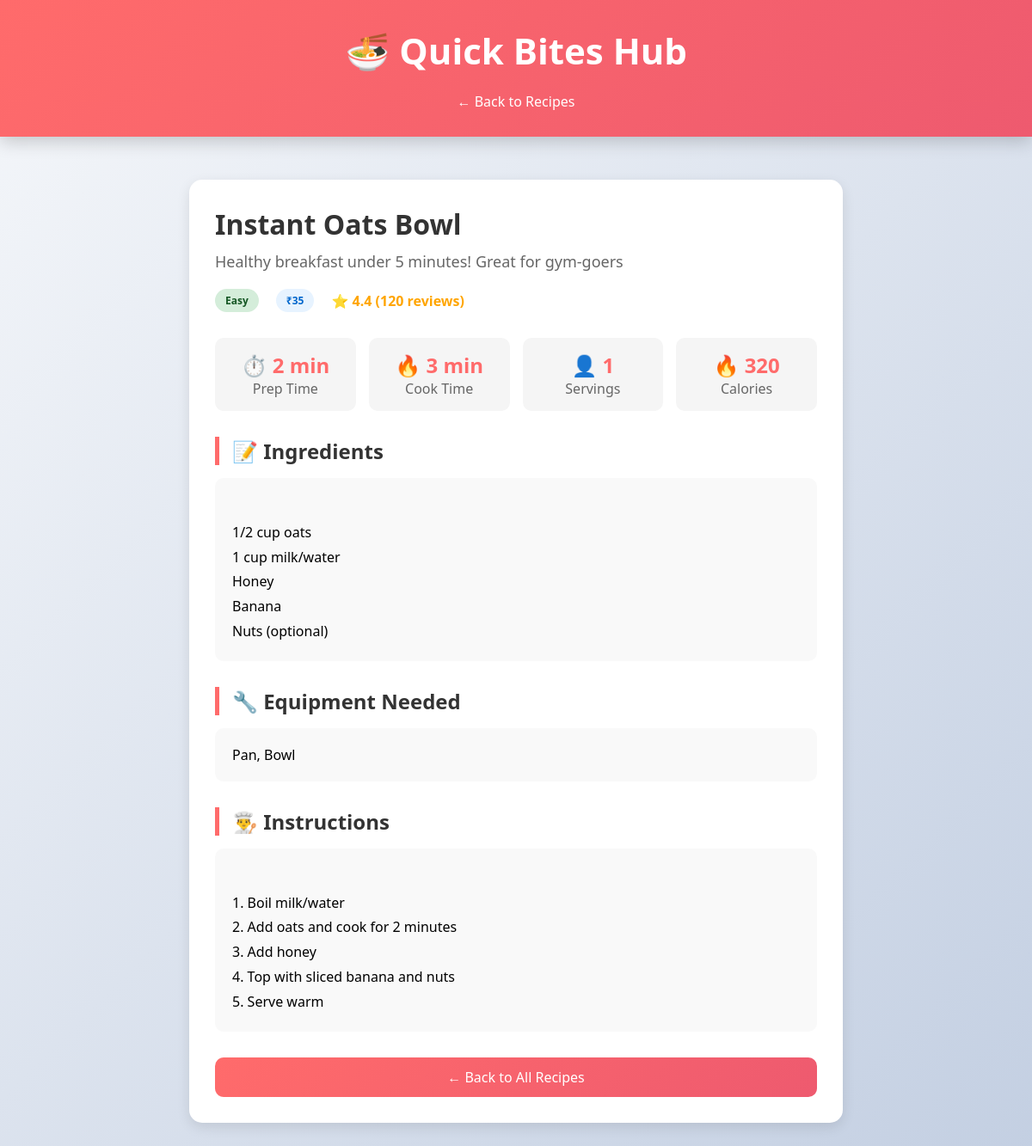
The page /recipe/4 on the database its author committed.
### app/main.py (models this page shows)
class Recipe(db.Model):
    id = db.Column(db.Integer, primary_key=True)
    title = db.Column(db.String(200), nullable=False)
    description = db.Column(db.Text, nullable=False)
    ingredients = db.Column(db.Text, nullable=False)
    instructions = db.Column(db.Text, nullable=False)
    prep_time = db.Column(db.Integer, nullable=False)
    cook_time = db.Column(db.Integer, nullable=False)
    servings = db.Column(db.Integer, nullable=False)
    difficulty = db.Column(db.String(20), nullable=False)
    category = db.Column(db.String(50), nullable=False)
    budget = db.Column(db.Integer, nullable=False)
    calories = db.Column(db.Integer, nullable=True)
    equipment = db.Column(db.String(200), nullable=True)
    created_at = db.Column(db.DateTime, default=datetime.utcnow)
    rating = db.Column(db.Float, default=0)
    rating_count = db.Column(db.Integer, default=0)

### app/main.py (the view)
@app.route('/recipe/<int:id>')
def recipe_detail(id):
    recipe = Recipe.query.get_or_404(id)
    return render_template('recipe_detail.html', recipe=recipe)

### templates/recipe_detail.html (shortened to what this page needs)
<!DOCTYPE html>
<html lang="en">
<head>
    <link rel="stylesheet" href="{{ url_for('static', filename='css/style.css') }}">
</head>
<body>
    <div class="header">
        <h1>🍜 Quick Bites Hub</h1>
        <a href="/" style="color: white; text-decoration: none; margin-top: 10px; display: inline-block;">← Back to
            Recipes</a>
    </div>
    <div class="container" style="max-width: 800px; margin: 30px auto; padding: 20px;">
        <div style="background: white; border-radius: 15px; padding: 30px; box-shadow: 0 5px 15px rgba(0,0,0,0.1);">
            <h1 style="color: #333; margin-bottom: 10px;">{{ recipe.title }}</h1>
            <p style="color: #666; font-size: 18px; margin-bottom: 20px;">{{ recipe.description }}</p>
            <div style="display: flex; gap: 15px; flex-wrap: wrap; margin-bottom: 30px;">
                <span
                    class="badge {% if recipe.difficulty == 'Easy' %}badge-easy{% elif recipe.difficulty == 'Medium' %}badge-medium{% else %}badge-hard{% endif %}">
                    {{ recipe.difficulty }}
                </span>
                <span class="badge budget-badge">₹{{ recipe.budget }}</span>
                <div class="rating">
                    ⭐ {{ "%.1f"|format(recipe.rating) }} ({{ recipe.rating_count }} reviews)
                </div>
            </div>
            <div
                style="display: grid; grid-template-columns: repeat(auto-fit, minmax(150px, 1fr)); gap: 15px; margin-bottom: 30px;">
                <div style="text-align: center; padding: 15px; background: #f5f5f5; border-radius: 10px;">
                    <div style="font-size: 24px; font-weight: bold; color: #ff6b6b;">⏱️ {{ recipe.prep_time }} min</div>
                    <div style="color: #666;">Prep Time</div>
                </div>
                <div style="text-align: center; padding: 15px; background: #f5f5f5; border-radius: 10px;">
                    <div style="font-size: 24px; font-weight: bold; color: #ff6b6b;">🔥 {{ recipe.cook_time }} min</div>
                    <div style="color: #666;">Cook Time</div>
                </div>
                <div style="text-align: center; padding: 15px; background: #f5f5f5; border-radius: 10px;">
                    <div style="font-size: 24px; font-weight: bold; color: #ff6b6b;">👤 {{ recipe.servings }}</div>
                    <div style="color: #666;">Servings</div>
                </div>
                {% if recipe.calories %}
                <div style="text-align: center; padding: 15px; background: #f5f5f5; border-radius: 10px;">
                    <div style="font-size: 24px; font-weight: bold; color: #ff6b6b;">🔥 {{ recipe.calories }}</div>
                    <div style="color: #666;">Calories</div>
                </div>
                {% endif %}
            </div>
            <div style="margin-bottom: 30px;">
                <h2 style="color: #333; border-left: 5px solid #ff6b6b; padding-left: 15px; margin-bottom: 15px;">📝
                    Ingredients</h2>
                <div
                    style="background: #f9f9f9; padding: 20px; border-radius: 10px; white-space: pre-line; line-height: 1.8;">
                    {{ recipe.ingredients }}</div>
            </div>
            {% if recipe.equipment %}
            <div style="margin-bottom: 30px;">
                <h2 style="color: #333; border-left: 5px solid #ff6b6b; padding-left: 15px; margin-bottom: 15px;">🔧
                    Equipment Needed</h2>
                <div style="background: #f9f9f9; padding: 20px; border-radius: 10px;">{{ recipe.equipment }}</div>
            </div>
            {% endif %}
            <div style="margin-bottom: 30px;">
                <h2 style="color: #333; border-left: 5px solid #ff6b6b; padding-left: 15px; margin-bottom: 15px;">👨‍🍳
                    Instructions</h2>
                <div
                    style="background: #f9f9f9; padding: 20px; border-radius: 10px; white-space: pre-line; line-height: 1.8;">
                    {{ recipe.instructions }}</div>
            </div>
            <div style="text-align: center; margin-top: 30px;">
                <a href="/" class="view-recipe-btn" style="display: inline-block; text-decoration: none;">← Back to All
                    Recipes</a>
            </div>
        </div>
    </div>
</body>
</html>

### static/css/style.css (style rules this page uses)
* { margin: 0; padding: 0; box-sizing: border-box; }
body { font-family: 'Segoe UI', Tahoma, Geneva, Verdana, sans-serif; background: linear-gradient(135deg, #f5f7fa 0%, #c3cfe2 100%); min-height: 100vh; }
.header { background: linear-gradient(135deg, #ff6b6b 0%, #ee5a6f 100%); color: white; padding: 30px 20px; text-align: center; box-shadow: 0 5px 20px rgba(0, 0, 0, 0.2); }
.header h1 { font-size: 42px; margin-bottom: 10px; }
.container { max-width: 1200px; margin: 0 auto; padding: 20px; }
.badge { display: inline-block; padding: 5px 12px; border-radius: 20px; font-size: 12px; font-weight: bold; margin-right: 5px; }
.badge-easy { background: #d4edda; color: #155724; }
.budget-badge { background: #e7f3ff; color: #0066cc; }
.rating { display: flex; align-items: center; gap: 5px; color: #ffa500; font-weight: bold; }
.view-recipe-btn { width: 100%; padding: 12px; background: linear-gradient(135deg, #ff6b6b 0%, #ee5a6f 100%); color: white; border: none; border-radius: 10px; font-size: 16px; cursor: pointer; transition: background 0.3s; }

### rows shown on the page
Recipe: title "Instant Oats Bowl", description "Healthy breakfast under 5 minutes! Great for gym-goers", difficulty "Easy", budget "35", rating "4.4", rating_count "120", prep_time "2", cook_time "3", servings "1", calories "320", ingredients "1/2 cup oats 1 cup milk/water Honey Banana Nuts (optional)", equipment "Pan, Bowl", instructions "1. Boil milk/water 2. Add oats and cook for 2 minutes 3. Add honey 4. Top with sliced banana and nuts 5. Serve warm"
